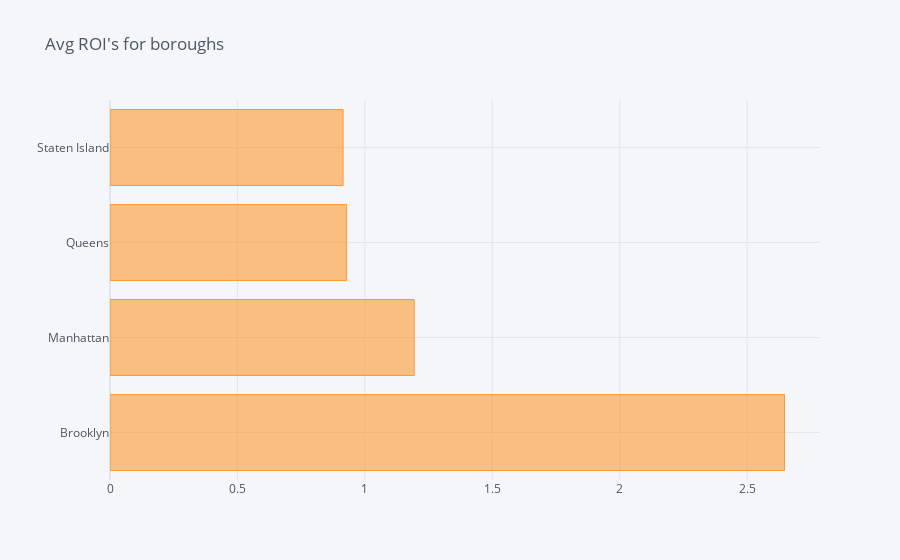

Notebook source saved alongside this figure:
### Code cell
zlw_bnb.pivot_table(values='roi',index='neighbourhood_group_cleansed').iplot(kind='barh',title="Avg ROI's for boroughs")

### Figure 1 — Plotly figure (JSON) as saved in the notebook; plotly's stock layout.template omitted (floating-point values rounded to 4 significant figures)
{"data": [{"marker": {"color": "rgba(255, 153, 51, 0.6)", "line": {"color": "rgba(255, 153, 51, 1.0)", "width": 1}}, "name": "roi", "orientation": "h", "text": "", "type": "bar", "x": [2.646, 1.194, 0.9285, 0.9146], "y": ["Brooklyn", "Manhattan", "Queens", "Staten Island"]}], "layout": {"legend": {"bgcolor": "#F5F6F9", "font": {"color": "#4D5663"}}, "paper_bgcolor": "#F5F6F9", "plot_bgcolor": "#F5F6F9", "title": {"font": {"color": "#4D5663"}, "text": "Avg ROI's for boroughs"}, "xaxis": {"gridcolor": "#E1E5ED", "showgrid": true, "tickfont": {"color": "#4D5663"}, "title": {"font": {"color": "#4D5663"}, "text": ""}, "zerolinecolor": "#E1E5ED"}, "yaxis": {"gridcolor": "#E1E5ED", "showgrid": true, "tickfont": {"color": "#4D5663"}, "title": {"font": {"color": "#4D5663"}, "text": ""}, "zerolinecolor": "#E1E5ED"}}}
